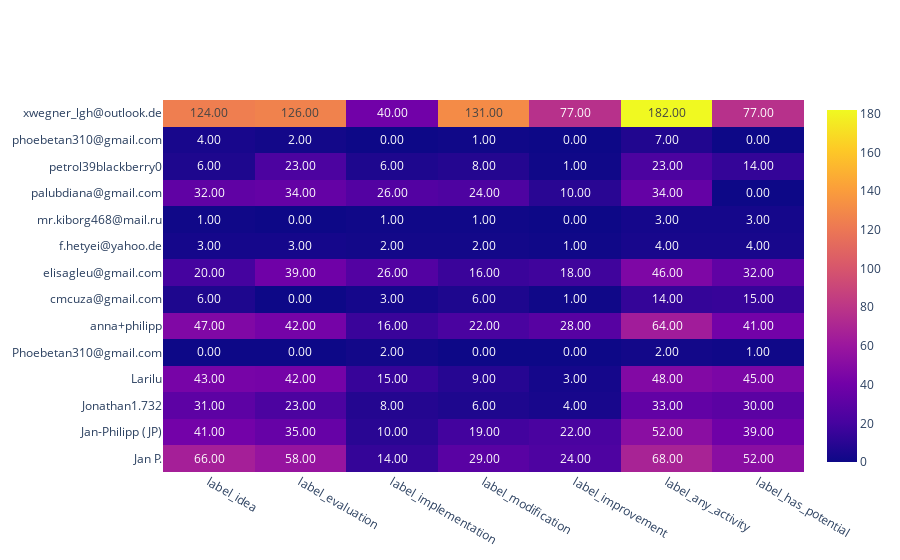

Notebook source saved alongside this figure:
### Code cell
label_stats.plot_label_counts_by_labeller(normalize=False)

### Figure 1 — Plotly figure (JSON) as saved in the notebook; plotly's stock layout.template omitted (floating-point values rounded to 4 significant figures)
{"data": [{"text": [[66, 58, 14, 29, 24, 68, 52], [41, 35, 10, 19, 22, 52, 39], [31, 23, 8, 6, 4, 33, 30], [43, 42, 15, 9, 3, 48, 45], [0, 0, 2, 0, 0, 2, 1], [47, 42, 16, 22, 28, 64, 41], [6, 0, 3, 6, 1, 14, 15], [20, 39, 26, 16, 18, 46, 32], [3, 3, 2, 2, 1, 4, 4], [1, 0, 1, 1, 0, 3, 3], [32, 34, 26, 24, 10, 34, 0], [6, 23, 6, 8, 1, 23, 14], [4, 2, 0, 1, 0, 7, 0], [124, 126, 40, 131, 77, 182, 77]], "texttemplate": "%{text:.2f}", "x": ["label_idea", "label_evaluation", "label_implementation", "label_modification", "label_improvement", "label_any_activity", "label_has_potential"], "y": ["Jan P.", "Jan-Philipp (JP)", "Jonathan1.732", "Larilu", "Phoebetan310@gmail.com", "anna+philipp", "cmcuza@gmail.com", "elisagleu@gmail.com", "f.hetyei@yahoo.de", "mr.kiborg468@mail.ru", "palubdiana@gmail.com", "petrol39blackberry0", "phoebetan310@gmail.com", "xwegner_lgh@outlook.de"], "z": [[66, 58, 14, 29, 24, 68, 52], [41, 35, 10, 19, 22, 52, 39], [31, 23, 8, 6, 4, 33, 30], [43, 42, 15, 9, 3, 48, 45], [0, 0, 2, 0, 0, 2, 1], [47, 42, 16, 22, 28, 64, 41], [6, 0, 3, 6, 1, 14, 15], [20, 39, 26, 16, 18, 46, 32], [3, 3, 2, 2, 1, 4, 4], [1, 0, 1, 1, 0, 3, 3], [32, 34, 26, 24, 10, 34, 0], [6, 23, 6, 8, 1, 23, 14], [4, 2, 0, 1, 0, 7, 0], [124, 126, 40, 131, 77, 182, 77]], "type": "heatmap"}], "layout": {}}
